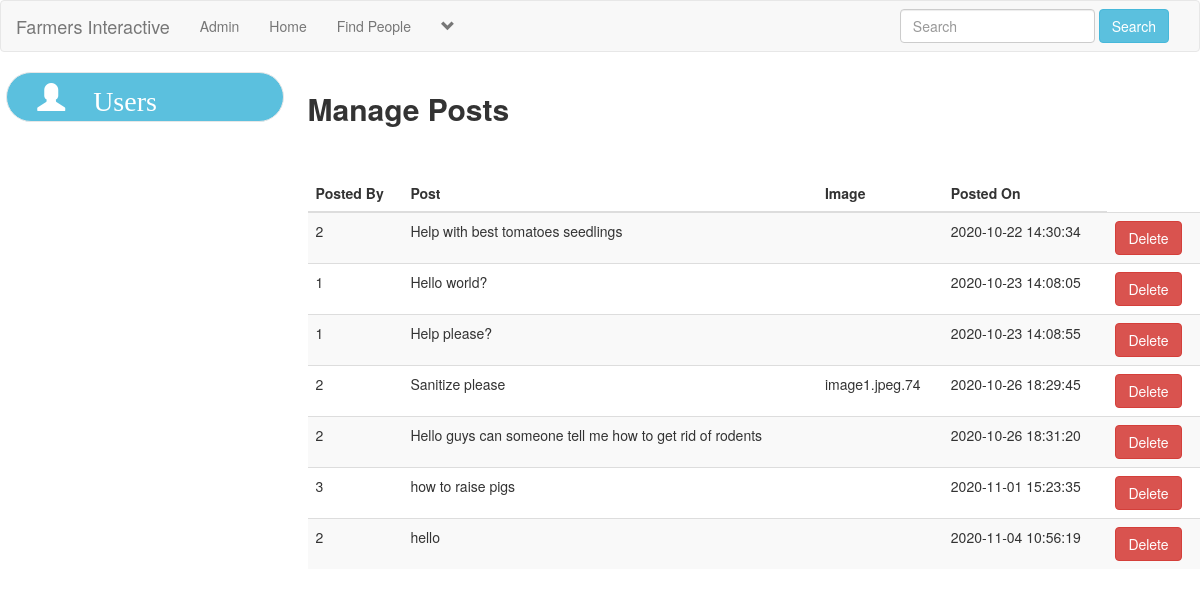
Screenshot of /admin/posts.php (signed in) with the database file from the repository.
### tables this page shows
CREATE TABLE `posts` (
  `post_id` int(11) NOT NULL AUTO_INCREMENT,
  `user_id` int(11) NOT NULL,
  `post_content` varchar(255) NOT NULL,
  `upload_image` varchar(255) NOT NULL,
  `post_date` timestamp NOT NULL DEFAULT current_timestamp(),
  PRIMARY KEY (`post_id`)
);

### admin/posts.php (the view, shortened to what this page needs)
<!DOCTYPE html>
<?php
include("includes/header.php");
?>
<?php
	$mysqli =new mysqli('localhost', 'root','', 'farmers') or die(mysqli_error(mysqli));
	$result =$mysqli->query("SELECT * from posts ") or die($mysqli->error);
 ?>
<html>
<head>
	<link rel="stylesheet" href="https://maxcdn.bootstrapcdn.com/bootstrap/3.3.7/css/bootstrap.min.css">
	<link rel="stylesheet" type="text/css" href="style/home_style2.css">
</head>
<body>
	<div class="row">
		<div class="col-sm-3" style="left:0.5%;">
			<?php include 'side-nav.php';?>
		</div>
		<div class="col-sm-9" style="left:7%:">
			<h2><strong>Manage Posts</strong></h2><br><br>
            <table class="table table-striped table-hover">
                <thead>
                    <tr>
                        <th>Posted By</th>
                        <th>Post</th>
      					       <th>Image</th>
      					       <th>Posted On</th>
                    </tr>
                </thead>
                <tbody>
    	<?php
           while($row = mysqli_fetch_array($result))
                {
                ?>
     <tr>
      <td><?php echo $row["user_id"]; ?></td>
      <td><?php echo $row["post_content"]; ?></td>
      <td><?php echo $row["upload_image"]; ?></td>
      <td><?php echo $row["post_date"]; ?></td>
      <td>
       <button href="#deleteEmployeeModal" class="btn btn-danger" class="delete" data-toggle="modal" data-toggle="tooltip" title="Delete">Delete</button>
      </td>
     </tr>
                <?php
                    }
                ?>
                </tbody>
            </table>
		</div>
	</div>
</body>
</html>

### admin/includes/header.php (shortened to what this page needs)
<?php
include("functions/functions.php");
?>
<nav class="navbar navbar-default">
	<div class="container-fluid">
		<div class="navbar-header">
			<a class="navbar-brand" href="home.php">Farmers Interactive</a>
		</div>
		<div class="collapse navbar-collapse" id="bs-example-navbar-collapse-1">
	      <ul class="nav navbar-nav">
	      	<?php
			$user = $_SESSION['user_email'];
			$get_user = "select * from admin where user_email='$user'";
			$run_user = mysqli_query($con,$get_user);
			$row=mysqli_fetch_array($run_user);
			$username = $row['username'];
			?>
	        <li><a href='profile.php?<?php echo "u_id=$user_id" ?>'><?php echo "$username"; ?></a></li>
	       	<li><a href="home.php">Home</a></li>
			<li><a href="members.php">Find People</a></li>
					<?php
						echo"
						<li class='dropdown'>
							<a href='#' class='dropdown-toggle' data-toggle='dropdown' role='button' aria-haspopup='true' aria-expanded='false'><span><i class='glyphicon glyphicon-chevron-down'></i></span></a>
							<ul class='dropdown-menu'>
								<li role='separator' class='divider'></li>
								<li>
									<a href='logout.php'>Logout</a>
								</li>
							</ul>
						</li>
						";
					?>
			</ul>
			<ul class="nav navbar-nav navbar-right">
				<li class="dropdown">
					<form class="navbar-form navbar-left" method="get" action="results.php">
						<div class="form-group">
							<input type="text" class="form-control" name="user_query" placeholder="Search">
						</div>
						<button type="submit" class="btn btn-info" name="search">Search</button>
					</form>
				</li>
			</ul>
		</div>
	</div>
</nav>

### style/home_style2.css (style rules this page uses)
body { overflow-x: hidden; }

### rows the page displays
posts: user "2", post_content "Help with best tomatoes seedlings", post_date "2020-10-22 14:30:34"
posts: user "1", post_content "Hello world?", post_date "2020-10-23 14:08:05"
posts: user "1", post_content "Help please?", post_date "2020-10-23 14:08:55"
posts: user "2", post_content "Sanitize please", upload_image "image1.jpeg.74", post_date "2020-10-26 18:29:45"
posts: user "2", post_content "Hello guys can someone tell me how to get rid of rodents", post_date "2020-10-26 18:31:20"
posts: user "3", post_content "how to raise pigs", post_date "2020-11-01 15:23:35"
posts: user "2", post_content "hello", post_date "2020-11-04 10:56:19"

### other values shown
$username "Admin"
